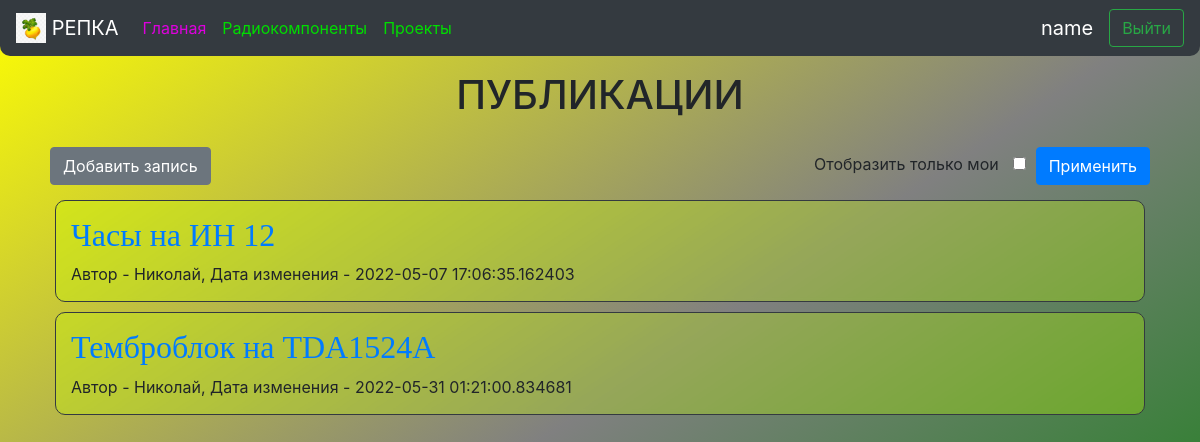
/projects (signed in), run on the app's committed database.
### data/users.py (models this page shows, shortened)
class User(SqlAlchemyBase, UserMixin, SerializerMixin):
    __tablename__ = 'users'
    id = sqlalchemy.Column(sqlalchemy.Integer, primary_key=True, autoincrement=True)
    name = sqlalchemy.Column(sqlalchemy.String, nullable=True)
    about = sqlalchemy.Column(sqlalchemy.String, nullable=True)
    email = sqlalchemy.Column(sqlalchemy.String, index=True, unique=True, nullable=True)
    hashed_password = sqlalchemy.Column(sqlalchemy.String, nullable=True)
    created_date = sqlalchemy.Column(sqlalchemy.DateTime, default=datetime.datetime.now)
    news = orm.relation("News", back_populates='user')
    comments = orm.relation("Comment", back_populates="user")

### data/news.py (models this page shows)
class News(SqlAlchemyBase, SerializerMixin):
    __tablename__ = 'news'
    id = sqlalchemy.Column(sqlalchemy.Integer, primary_key=True, autoincrement=True)
    title = sqlalchemy.Column(sqlalchemy.String, nullable=True)
    content = sqlalchemy.Column(sqlalchemy.String, nullable=True)
    created_date = sqlalchemy.Column(sqlalchemy.DateTime, default=datetime.datetime.today())
    is_private = sqlalchemy.Column(sqlalchemy.Boolean, default=True)
    user_id = sqlalchemy.Column(sqlalchemy.Integer, sqlalchemy.ForeignKey("users.id"))
    about = sqlalchemy.Column(sqlalchemy.String, nullable=True)
    user = orm.relation('User')
    comments = orm.relation("Comment", back_populates="news")

### main.py (the view)
@app.route("/projects", methods=['GET', 'POST'])
def projects():
    db_sess = db_session.create_session()
    form = ProjectForm()
    if current_user.is_authenticated:
        news = db_sess.query(News).filter((News.is_private != True) | (News.user == current_user))
    else:
        news = db_sess.query(News).filter(News.is_private != True)
    if form.validate_on_submit():
        if form.is_private.data:
            news = db_sess.query(News).filter(News.user == current_user)
    return render_template("index.html", news=news, form=form)

### forms/news.py
class ProjectForm(FlaskForm):
    is_private = BooleanField("Отобразить только мои")
    submit = SubmitField("Применить")

### data/db_session.py (called while the page is built)
def create_session() -> Session:
    global __factory
    return __factory()

### main.py (called while the page is built)
@login_manager.user_loader
def load_user(user_id):
    db_sess = db_session.create_session()
    return db_sess.query(User).get(user_id)

### templates/index.html (shortened to what this page needs)
{% extends "base.html" %}
{% block content %}
<h1 align="center" style="padding: 15px">ПУБЛИКАЦИИ</h1>
{% if current_user.is_authenticated %}
<div style="padding: 5px">
    <a href="news" class="btn btn-secondary">Добавить запись</a>
    <form action="" method="post" style="float: right">
        <a style="padding: 5px">{{form.is_private.label}}</a>
        <a style="padding: 5px">{{form.is_private}}</a>
        <a>{{form.submit(type="submit", class="btn btn-primary")}}</a>
    </form>
</div>
{% endif %}
{% for item in news%}
<div class="col-md6 border border-dark"
     style="padding: 15px; margin: 10px; border-radius: 10px; backdrop-filter: blur(2px); background: rgba(200, 255, 0, 0.3);">
    <h2><font face="Comic Sans MS" color="#000000"><a style="display: block;" href="/project/{{ item.id }}">{{item.title}}</a></font>
    </h2>
    <div>
        Автор - {{item.user.name}}, Дата изменения - {{item.created_date}}
    </div>
</div>
{% endfor %}
{% endblock %}

### templates/base.html (shortened to what this page needs)
<!doctype html>
<html lang="en">
<head>
    <link rel="stylesheet"
          href="https://stackpath.bootstrapcdn.com/bootstrap/4.4.1/css/bootstrap.min.css"
>
</head>
<body style="background: linear-gradient(to bottom right, yellow, grey, green); background-attachment: fixed;">
<header>
    <nav class="navbar navbar-expand-sm navbar-dark bg-dark" style="border-radius: 0 0 10px 10px">
        <a class="navbar-brand"><img src="../static/img/repka1.jpg" width="30" height="30"
                                               class="d-inline-block align-top" alt="Картинка репки"> РЕПКА</a>
        <div class="collapse navbar-collapse" id="collapsibleNavbar">
            <div class="navbar-nav mr-auto">
                <a class="nav-item nav-link active" style="color:#DD00DD" href="/#">Главная<span class="sr-only">(current)</span></a>
                <a class="nav-item nav-link" style="color:#00DD00" href="/components">Радиокомпоненты</a>
                <a class="nav-item nav-link" style="color:#00DD00" href="/projects">Проекты</a>
            </div>
        </div>
        {% if current_user.is_authenticated %}
        <a class="navbar-brand">{{ current_user.name }}</a>
        <a class="btn btn-outline-success" href="/logout" type="button">Выйти</a>
        {% else %}
        <a class="btn btn-success" href="/login">Авторизация</a>
        {% endif %}
    </nav>
</header>
<main role="main" class="container">
    {% block content %}{% endblock %}
</main>
</body>
</html>

### data on the page
User: name "name"
News: title "Часы на ИН 12", user.name "Николай", created_date "2022-05-07 17:06:35.162403"
News: title "Темброблок на TDA1524A", user.name "Николай", created_date "2022-05-31 01:21:00.834681"
